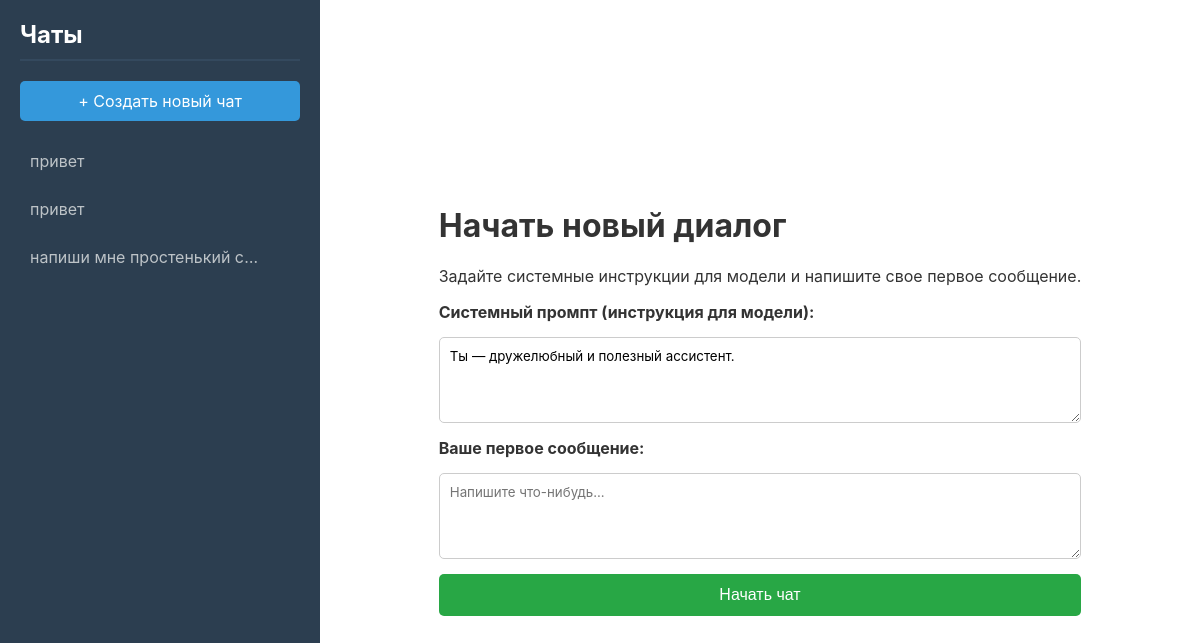
The page / on the database its author committed.
### tables this page shows
CREATE TABLE chats (
        id INTEGER PRIMARY KEY AUTOINCREMENT,
        title TEXT NOT NULL,
        system_prompt TEXT,
        created_at TIMESTAMP DEFAULT CURRENT_TIMESTAMP
    );

### app.py (the view)
@app.route('/')
def index():
    return render_template('index.html')

### app.py (called while the page is built)
def get_db():
    db = getattr(g, '_database', None)
    if db is None:
        db = g._database = sqlite3.connect(DATABASE)
        db.row_factory = sqlite3.Row
    return db

@app.teardown_appcontext
def close_connection(exception):
    db = getattr(g, '_database', None)
    if db is not None:
        db.close()

@app.context_processor
def inject_chats():
    db = get_db()
    cursor = db.cursor()
    cursor.execute("SELECT id, title FROM chats ORDER BY created_at DESC")
    all_chats = cursor.fetchall()
    return dict(all_chats=all_chats)

### templates/index.html (shortened to what this page needs)
{% extends "layout.html" %}
{% block content %}
<div class="form-container">
    <h1>Начать новый диалог</h1>
    <p>Задайте системные инструкции для модели и напишите свое первое сообщение.</p>
    <form action="{{ url_for('new_chat') }}" method="post" class="new-chat-form">
        <label for="system_prompt">Системный промпт (инструкция для модели):</label>
        <textarea name="system_prompt" id="system_prompt" rows="4" placeholder="Например: Ты — Шекспир. Отвечай в стиле его сонетов.">Ты — дружелюбный и полезный ассистент.</textarea>
        <label for="first_message">Ваше первое сообщение:</label>
        <textarea name="first_message" id="first_message" rows="4" placeholder="Напишите что-нибудь..." required></textarea>
        <button type="submit">Начать чат</button>
    </form>
</div>
{% endblock %}

### templates/layout.html (shortened to what this page needs)
<!DOCTYPE html>
<html lang="ru">
<head>
    <link rel="stylesheet" href="{{ url_for('static', filename='style.css') }}">
    <link rel="stylesheet" href="https://cdnjs.cloudflare.com/ajax/libs/highlight.js/11.9.0/styles/atom-one-dark.min.css">
</head>
<body>
    <div class="main-container">
        <aside class="sidebar">
            <h2>Чаты</h2>
            <a href="{{ url_for('index') }}" class="new-chat-link">+ Создать новый чат</a>
            <nav class="chat-list">
                {% for chat_item in all_chats %}
                    <div class="chat-link-container">
                        <a href="{{ url_for('chat', chat_id=chat_item.id) }}"
                           class="chat-link {% if request.path == url_for('chat', chat_id=chat_item.id) %}active{% endif %}">
                            {{ chat_item.title }}
                        </a>
                        <form action="{{ url_for('delete_chat', chat_id=chat_item.id) }}" method="post" class="delete-form">
                        </form>
                    </div>
                {% else %}
                    <p class="no-chats">Пока нет чатов.</p>
                {% endfor %}
            </nav>
        </aside>
        <main class="content">
            {% block content %}{% endblock %}
        </main>
    </div>
</body>
</html>

### static/style.css (style rules this page uses)
body { font-family: -apple-system, BlinkMacSystemFont, "Segoe UI", Roboto, "Helvetica Neue", Arial, sans-serif; background-color: #f0f2f5; color: #333; margin: 0; display: flex; height: 100vh; overflow: hidden; }
.main-container { display: flex; width: 100%; height: 100%; }
.sidebar { width: 280px; flex-shrink: 0; background-color: #2c3e50; color: #ecf0f1; padding: 20px; display: flex; flex-direction: column; overflow-y: auto; }
.sidebar h2 { margin: 0 0 20px 0; color: white; border-bottom: 2px solid #34495e; padding-bottom: 10px; }
.new-chat-link { display: block; background-color: #3498db; color: white; text-align: center; padding: 10px; border-radius: 5px; text-decoration: none; margin-bottom: 20px; transition: background-color 0.2s; }
.chat-list { display: flex; flex-direction: column; gap: 8px; }
.content { flex-grow: 1; display: flex; flex-direction: column; height: 100vh; background-color: #ffffff; }
.form-container { padding: 40px; max-width: 700px; margin: auto; }
.new-chat-form { display: flex; flex-direction: column; gap: 15px; }
.new-chat-form label { font-weight: bold; }
.new-chat-form textarea { padding: 10px; border: 1px solid #ccc; border-radius: 5px; resize: vertical; font-family: inherit; }
.new-chat-form button { padding: 12px; background-color: #28a745; color: white; border: none; border-radius: 5px; cursor: pointer; font-size: 16px; }
.chat-link-container { display: flex; align-items: center; justify-content: space-between; border-radius: 4px; }
.chat-link-container .chat-link { flex-grow: 1; padding: 10px; text-decoration: none; color: #bdc3c7; white-space: nowrap; overflow: hidden; text-overflow: ellipsis; }
.delete-form { margin: 0; flex-shrink: 0; }

### rows shown on the page
chats: title "привет"
chats: title "привет"
chats: title "напиши мне простенький с…"
